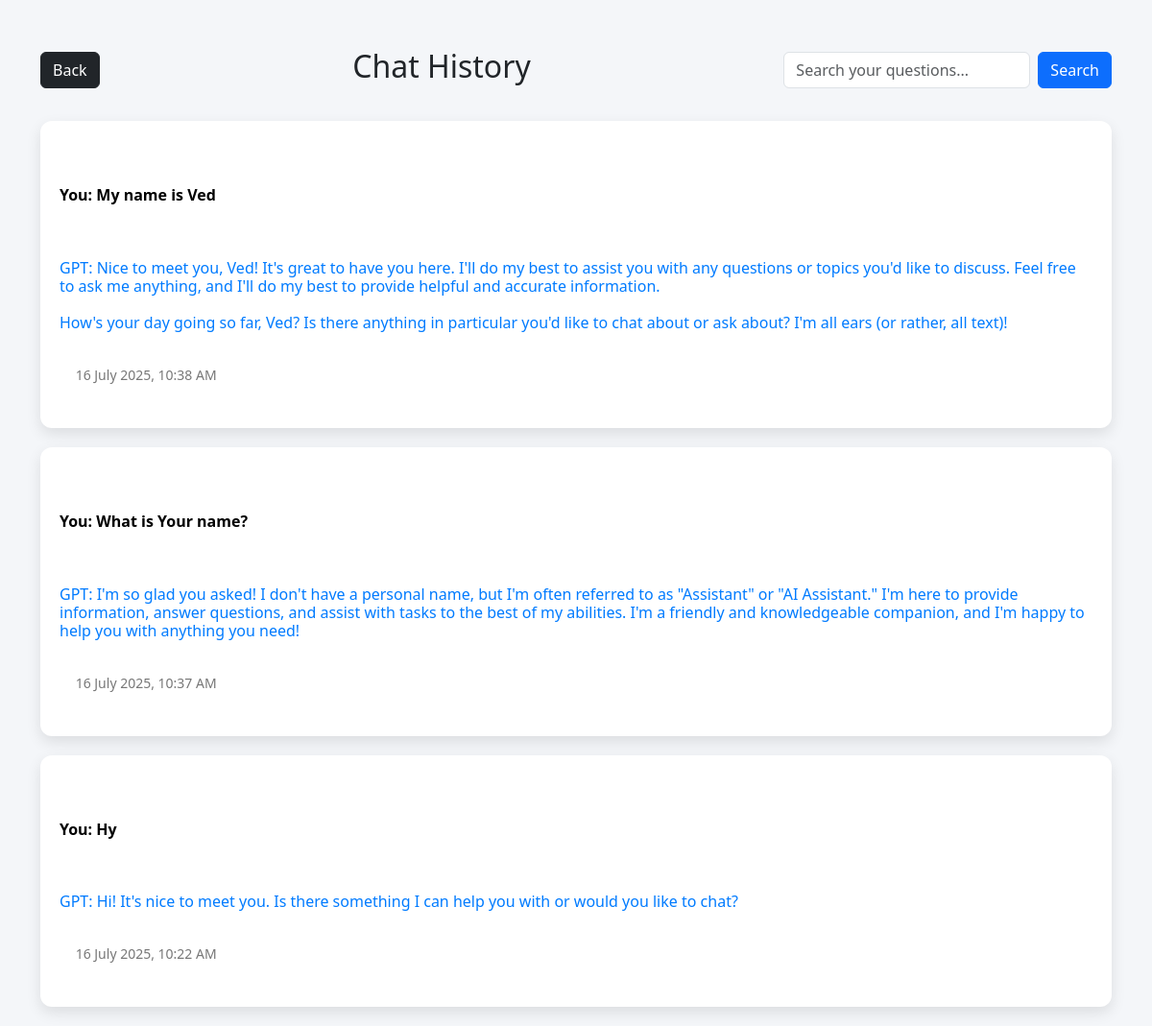
The page /history (signed in) on the database its author committed.
### app.py (models this page shows)
class ChatHistory(db.Model):
    id = db.Column(db.Integer, primary_key=True)
    user_id = db.Column(db.Integer, db.ForeignKey('user.id'), nullable=False)
    message = db.Column(db.Text, nullable=False)
    response = db.Column(db.Text, nullable=False)
    timestamp = db.Column(db.DateTime, default=datetime.utcnow)

### app.py (the view)
@app.route("/history")
@login_required
def history():
    chats = ChatHistory.query.filter_by(user_id=session['user_id']).order_by(ChatHistory.timestamp.desc()).all()
    return render_template("history.html", chats=chats)

### app.py (called while the page is built)
def login_required(f):
    @wraps(f)
    def decorated_function(*args, **kwargs):
        if 'user_id' not in session:
            if request.endpoint == 'get_bot_response':
                return "Please log in to use the chat."
            flash("Please log in to access this page.", "warning")
            return redirect(url_for('login'))
        return f(*args, **kwargs)
    return decorated_function

### templates/history.html (shortened to what this page needs)
<!DOCTYPE html>
<html lang="en">
<head>
  <link href="https://cdn.jsdelivr.net/npm/bootstrap@5.3.0/dist/css/bootstrap.min.css" rel="stylesheet">
</head>
<body>
  <div class="container">
    <div class="top-bar">
    <a href="/" class="btn btn-dark">Back</a>
    <h2>Chat History</h2>
    <form class="d-flex" method="get" action="/search">
      <input type="text" name="q" class="form-control me-2" placeholder="Search your questions..." value="{{ query or '' }}">
      <button type="submit" class="btn btn-primary">Search</button>
    </form>
  </div>
  {% if chats %}
  {% for chat in chats %}
  <div class="chat-card">
    <h5 class="user-msg">You: {{ chat.message }}</h5>
    <h5 class="bot-resp">GPT: {{ chat.response }}</h5>
    <small>{{ chat.timestamp.strftime('%d %B %Y, %I:%M %p') }}</small>
  </div>
  {% endfor %}
  {% else %}
  <p class="text-muted">No chat history found.</p>
  {% endif %}
</div>
</body>
</html>

### templates/history.html (style rules this page uses)
body { font-family: 'Segoe UI', sans-serif; background-color: #f4f6f9; }
.container { margin-top: 50px; }
.top-bar { display: flex; justify-content: space-between; align-items: center; margin-bottom: 30px; }
.chat-card { border-radius: 12px; box-shadow: 0 6px 15px rgba(0,0,0,0.1); padding: 20px; margin-bottom: 20px; background-color: white; overflow-x: auto; word-wrap: break-word; white-space: pre-wrap; }
.chat-card h5 { font-size: 16px; margin-bottom: 8px; color: #333; }
.chat-card small { color: #777; }
.chat-card .user-msg { font-weight: 600; color: #000; margin-bottom: 8px; word-break: break-word; white-space: pre-wrap; }
.chat-card .bot-resp { color: #007bff; word-break: break-word; white-space: pre-wrap; font-family: 'Segoe UI', sans-serif; }

### rows shown on the page
ChatHistory: message "My name is Ved", response "Nice to meet you, Ved! It's great to have you here. I'll do my best to assist you with any questions or topics you'd like to discuss. Feel free to ask me anything, and I'll do my best to provide helpful and accurate information. How's your day going so far, Ved? Is there anything in particular you'd like to chat about or ask about? I'm all ears (or rather, all text)!", timestamp "16 July 2025, 10:38 AM"
ChatHistory: message "What is Your name?", response "I'm so glad you asked! I don't have a personal name, but I'm often referred to as \"Assistant\" or \"AI Assistant.\" I'm here to provide information, answer questions, and assist with tasks to the best of my abilities. I'm a friendly and knowledgeable companion, and I'm happy to help you with anything you need!", timestamp "16 July 2025, 10:37 AM"
ChatHistory: message "Hy", response "Hi! It's nice to meet you. Is there something I can help you with or would you like to chat?", timestamp "16 July 2025, 10:22 AM"
